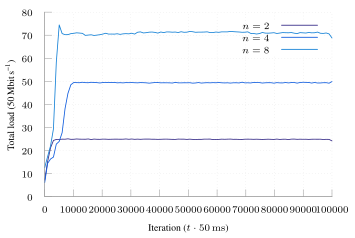

Write the gnuplot code that produced this figure.
set terminal tikz standalone color size 9cm,6cm font '\scriptsize' preamble '\usepackage{microtype} \usepackage{times} \usepackage[T1]{fontenc} \usepackage[binary-units]{siunitx}\sisetup{detect-all}'
set output "soln-ext-cap-load-binary.tex"

load "parula.pal"

set style line 102 lc rgb '#a0a0a0' lt 1 lw 1
set border ls 102
set colorbox border 102
set key textcolor rgb "black"
set tics textcolor rgb "black"
set label textcolor rgb "black"

set border 3
set grid x y
set xtics nomirror
set ytics nomirror

#set key autotitle columnhead
set datafile separator ","

set xlabel "Iteration ($t \\cdot{} \\SI{50}{\\milli\\second}$)"
set ylabel "Total load (\\SI{50}{\\mega\\bit\\per\\second})"

plot '../results/soln-ext-cap-2-avg.csv' u 1:4 w lines smooth sbezier title "$n=2$", \
     '../results/soln-ext-cap-4-avg.csv' u 1:4 w lines smooth sbezier title "$n=4$", \
     '../results/soln-ext-cap-8-avg.csv' u 1:4 w lines smooth sbezier title "$n=8$"#, \
#     '../results/soln-ext-cap-16-avg.csv' u 1:4 w lines smooth sbezier title "$n=16$"
